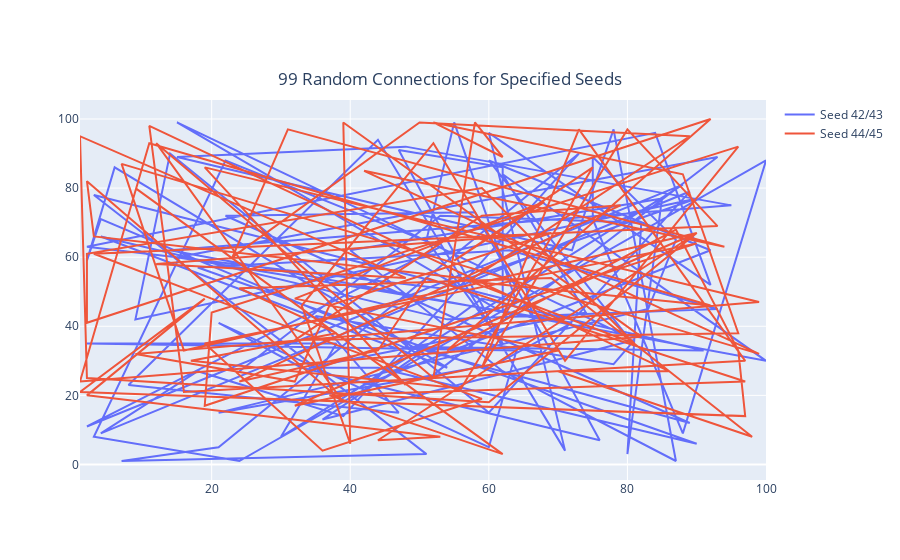

Notebook source saved alongside this figure:
### Markdown cell above
## Scatter Plots

### Code cell
import numpy as np
import plotly.offline as pyo
import plotly.graph_objs as go

# The random seed works such that it sets the starting seed for each instance
# a randomizing generator is called

# For example: if you set the starting seed at 42, the first call uses that seed.
# The next call uses the 43th seed and continues on for each new call.

np.random.seed(42)
random_x = np.random.randint(1,101,100)
random_y = np.random.randint(1,101,100)

random_x_2 = np.random.randint(1,101,100)
random_y_2 = np.random.randint(1,101,100)

# Generates plotly graphs inline the notebook
pyo.init_notebook_mode(connected=True)

# Default mode uses markers and lines for the scatter plot
data_mode_default= [go.Scatter(x=random_x, y=random_y, name='Seed 42/43'),
                     go.Scatter(x=random_x_2, y=random_y_2, name='Seed 44/45')]

pyo.iplot({'data':data_mode_default, 
           'layout': go.Layout(title={'text':'99 Random Connections for Specified Seeds','x':0.5,'xanchor':"center",'y':0.87})},
          filename='scattermarkers.html')

# Use pyo.plot() to create an .html file that opens in your default browser.

### Figure 1 — Plotly figure (JSON) as saved in the notebook; plotly's stock layout.template omitted (floating-point values rounded to 4 significant figures)
{"data": [{"name": "Seed 42/43", "type": "scatter", "x": [52, 93, 15, 72, 61, 21, 83, 87, 75, 75, 88, 100, 24, 3, 22, 53, 2, 88, 30, 38, 2, 64, 60, 21, 33, 76, 58, 22, 89, 49, 91, 59, 42, 92, 60, 80, 15, 62, 62, 47, 62, 51, 55, 64, 3, 51, 7, 21, 73, 39, 18, 4, 89, 60, 14, 9, 90, 53, 2, 84, 92, 60, 71, 44, 8, 47, 35, 78, 81, 36, 50, 4, 2, 6, 54, 4, 54, 93, 63, 18, 90, 44, 34, 74, 62, 100, 14, 95, 48, 15, 72, 78, 87, 62, 40, 85, 80, 82, 53, 24], "y": [26, 89, 60, 41, 29, 15, 45, 65, 89, 71, 9, 88, 1, 8, 88, 63, 11, 81, 8, 35, 35, 33, 5, 41, 28, 7, 73, 72, 12, 34, 33, 48, 23, 62, 88, 37, 99, 44, 86, 91, 35, 65, 99, 47, 78, 3, 1, 5, 90, 14, 27, 9, 79, 15, 90, 42, 77, 51, 63, 96, 52, 96, 4, 94, 23, 15, 43, 29, 36, 13, 32, 71, 59, 86, 28, 66, 42, 45, 62, 57, 6, 28, 28, 44, 84, 30, 62, 75, 92, 89, 62, 97, 1, 27, 62, 77, 3, 70, 72, 27]}, {"name": "Seed 44/45", "type": "scatter", "x": [9, 62, 37, 97, 51, 44, 24, 79, 59, 32, 96, 88, 52, 62, 58, 52, 12, 39, 2, 3, 56, 81, 59, 2, 2, 92, 54, 87, 96, 97, 1, 19, 2, 53, 44, 90, 32, 70, 32, 68, 55, 75, 56, 17, 38, 24, 69, 98, 70, 86, 11, 16, 97, 73, 59, 70, 80, 93, 3, 20, 59, 36, 19, 90, 67, 19, 20, 96, 71, 52, 33, 40, 39, 82, 1, 11, 92, 57, 89, 50, 23, 31, 94, 42, 99, 7, 16, 90, 60, 2, 1, 48, 12, 69, 37, 32, 9, 99, 19, 48], "y": [80, 3, 20, 24, 54, 33, 24, 75, 72, 36, 38, 84, 99, 89, 99, 25, 93, 18, 82, 66, 54, 35, 80, 61, 41, 100, 33, 68, 33, 14, 21, 48, 20, 8, 7, 67, 17, 33, 48, 76, 59, 86, 22, 30, 38, 51, 54, 8, 27, 27, 98, 21, 30, 97, 28, 64, 97, 69, 61, 48, 19, 4, 35, 64, 49, 17, 44, 92, 30, 93, 46, 6, 99, 37, 24, 93, 46, 53, 95, 99, 60, 97, 63, 85, 32, 87, 33, 67, 18, 25, 95, 54, 58, 67, 46, 24, 32, 47, 86, 23]}], "layout": {"title": {"text": "99 Random Connections for Specified Seeds", "x": 0.5, "xanchor": "center", "y": 0.87}}}
